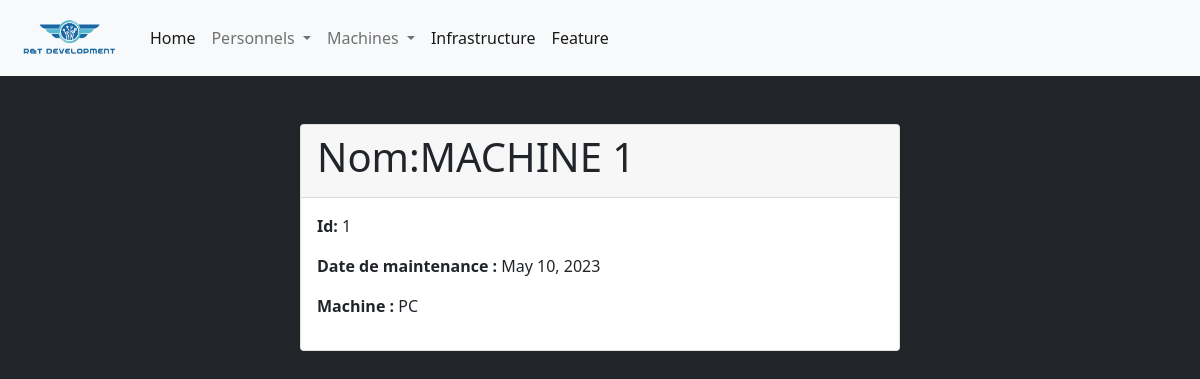
Screenshot of /computerApp/machine/1 with the database file from the repository.
### computerApp/models.py (models this page shows, shortened)
class Machine(models.Model):
    TYPE = (
        ('PC' , ('PC − Run windows ')),
        ('Mac',('MAc − Run MacOS')),
        ('Serveur',('Serveur −Simple Server to deploy virtual machines')),
        ('Switch',('Switch − To maintains and connect servers')),
        ('Routeur',('Routeur - To maintains and connect servers'))
    )
    id = models.AutoField( primary_key=True,editable=False)
    nom = models.CharField(max_length = 200 )
    maintenanceDate = models.DateField(default=datetime.now())
    mach = models.CharField(max_length=32,choices=TYPE,default='PC')

### computerApp/views.py (the view)
# urls.py: path('machine/<pk>' ,views.machine_detail_view ,name='machine-detail'),
def machine_detail_view(request,pk):
    machine = get_object_or_404(Machine,id=pk)
    context = {'machine':machine}
    return render(request,'computerApp/machine_detail.html',context)

### computerApp/templates/computerApp/machine_detail.html
{% extends 'index.html' %}
{% block content%}
<div class="container">
  <div class="card mx-auto mt-5" style="max-width: 600px;">
    <div class="card-header">
      <h1>Nom:{{machine.nom}}</h1>
    </div>
    <div class="card-body">
      <p> <strong>Id:</strong> {{machine.id}}</p>
      <p> <strong>Date de maintenance : </strong> {{machine.maintenanceDate}} </p>
      <p> <strong>Machine :</strong> {{machine.mach}} </p>
    </div>
  </div>
</div>
{% endblock%}

### rows the page displays
Machine: nom "MACHINE 1", id "1", maintenanceDate "May 10, 2023", mach "PC"
